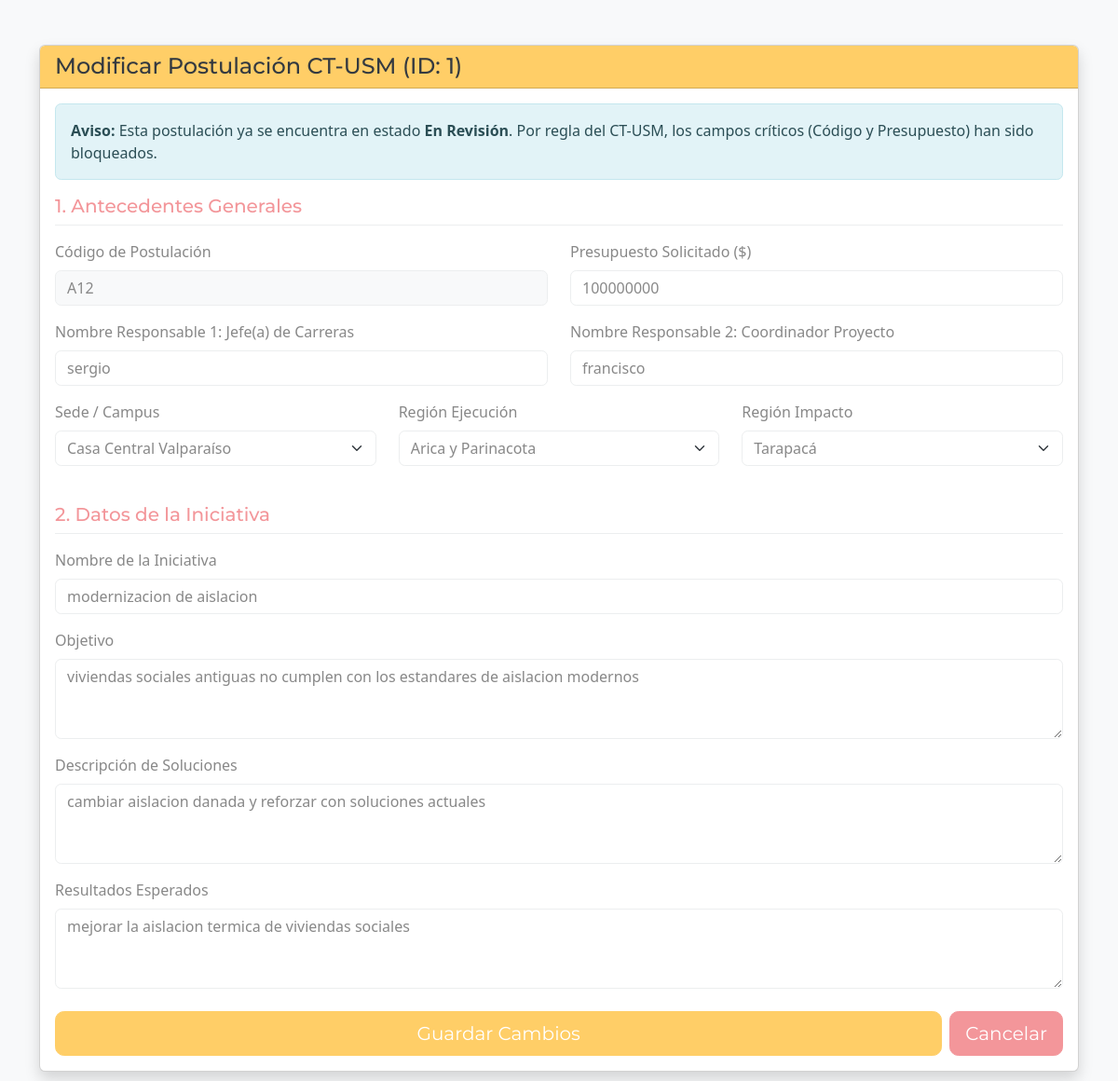
The app's page /PHP/editar_postulacion.php?id=1 (signed in) with its own data.
### tables this page shows
CREATE TABLE Postulacion(
    Numero_Postulacion INT PRIMARY KEY,
    Fecha_Postulacion DATE NOT NULL,
    Codigo_Postulacion VARCHAR(100) NOT NULL UNIQUE,
    Presupuesto_Total DECIMAL(15,2) NOT NULL,
    Nombre_Responsable_1 VARCHAR(100) NOT NULL, 
    Nombre_Responsable_2 VARCHAR(100) NOT NULL,
    Rut_Empresa VARCHAR(10) NOT NULL,
    ID_Sede INT NOT NULL,
    ID_Region_Ejecucion INT NOT NULL,
    ID_Region_Impacto INT NOT NULL,
    ID_Tipo_Iniciativa INT NOT NULL,
    ID_Estado INT NOT NULL,
    FOREIGN KEY (Rut_Empresa) REFERENCES Entidad_Empresa(Rut_Empresa),
    FOREIGN KEY (ID_Sede) REFERENCES Sede(ID_Sede),
    FOREIGN KEY (ID_Region_Ejecucion) REFERENCES Region(ID_Region),
    FOREIGN KEY (ID_Region_Impacto) REFERENCES Region(ID_Region),
    FOREIGN KEY (ID_Tipo_Iniciativa) REFERENCES Tipo_Iniciativa(ID_Tipo_Iniciativa),
    FOREIGN KEY (ID_Estado) REFERENCES Estado_Postulacion(ID_Estado)
);

CREATE TABLE Estado_Postulacion(
    ID_Estado INT PRIMARY KEY,
    Nombre_Estado VARCHAR(100) NOT NULL
);

CREATE TABLE Sede(
    ID_Sede INT PRIMARY KEY,
    Nombre_Sede VARCHAR(100) NOT NULL
);

CREATE TABLE Region(
    ID_Region INT PRIMARY KEY,
    Nombre_Region VARCHAR(100) NOT NULL
);

CREATE TABLE Iniciativa(
    ID_Iniciativa INT PRIMARY KEY AUTO_INCREMENT,
    Documentos VARCHAR(100),
    Nombre_Iniciativa VARCHAR(100) NOT NULL,
    Objetivo_Iniciativa VARCHAR(255) NOT NULL,
    Descripcion_Soluciones VARCHAR(255) NOT NULL,
    Resultados_Esperados VARCHAR(255) NOT NULL,
    ID_Postulacion INT NOT NULL,
    FOREIGN KEY (ID_Postulacion) REFERENCES Postulacion(Numero_Postulacion)
);

### PHP/editar_postulacion.php (the view, shortened to what this page needs)
<?php
require 'conexion.php';
$id_postulacion = intval($_GET['id']);
$sql = "SELECT p.*, i.Nombre_Iniciativa, i.Objetivo_Iniciativa, i.Descripcion_Soluciones, i.Resultados_Esperados, est.Nombre_Estado
        FROM Postulacion p
        LEFT JOIN Iniciativa i ON p.Numero_Postulacion = i.ID_Postulacion
        JOIN Estado_Postulacion est ON p.ID_Estado = est.ID_Estado
        WHERE p.Numero_Postulacion = ?";
$stmt = $conexion->prepare($sql);
$stmt->bind_param("i", $id_postulacion);
$stmt->execute();
$postulacion = $stmt->get_result()->fetch_assoc();
$ya_enviado = ($postulacion['Nombre_Estado'] != 'Borrador');
$sedes = $conexion->query("SELECT ID_Sede, Nombre_Sede FROM Sede");
$regiones = $conexion->query("SELECT ID_Region, Nombre_Region FROM Region");
$regiones_array = $regiones->fetch_all(MYSQLI_ASSOC);
?>
<!DOCTYPE html>
<html lang="es">
<head>
    <link href="https://bootswatch.com/5/minty/bootstrap.min.css" rel="stylesheet">
</head>
<body class="bg-light">
<div class="container mt-5 mb-5">
    <div class="card shadow">
        <div class="card-header bg-warning text-dark">
            <h4 class="mb-0">Modificar Postulación CT-USM (ID: <?php echo $id_postulacion; ?>)</h4>
        </div>
        <div class="card-body">
            <form action="actualizar_postulacion.php" method="POST">
                <?php if($ya_enviado): ?>
                    <div class="alert alert-info">
                        <strong>Aviso:</strong> Esta postulación ya se encuentra en estado <b><?php echo $postulacion['Nombre_Estado']; ?></b>. Por regla del CT-USM, los campos críticos (Código y Presupuesto) han sido bloqueados.
                    </div>
                <?php endif; ?>
                <h5 class="text-secondary border-bottom pb-2 mb-3">1. Antecedentes Generales</h5>
                <div class="row">
                    <div class="col-md-6 mb-3">
                        <label class="form-label">Código de Postulación</label>
                        <input type="text" class="form-control <?php echo $ya_enviado ? 'bg-light' : ''; ?>" name="codigo" value="<?php echo $postulacion['Codigo_Postulacion']; ?>" <?php echo $ya_enviado ? 'readonly' : ''; ?> required>
                    </div>
                    <div class="col-md-6 mb-3">
                        <label class="form-label">Presupuesto Solicitado ($)</label>
                        <input type="number" class="form-control" name="presupuesto" value="<?php echo intval($postulacion['Presupuesto_Total']); ?>" required>
                    </div>
                </div>
                <div class="row">
                    <div class="col-md-6 mb-3">
                        <label class="form-label">Nombre Responsable 1: Jefe(a) de Carreras</label>
                        <input type="text" class="form-control" name="responsable1" value="<?php echo htmlspecialchars($postulacion['Nombre_Responsable_1']); ?>" required>
                    </div>
                    <div class="col-md-6 mb-3">
                        <label class="form-label">Nombre Responsable 2: Coordinador Proyecto</label>
                        <input type="text" class="form-control" name="responsable2" value="<?php echo htmlspecialchars($postulacion['Nombre_Responsable_2']); ?>" required>
                    </div>
                </div>
                <div class="row">
                    <div class="col-md-4 mb-3">
                        <label class="form-label">Sede / Campus</label>
                        <select class="form-select" name="sede" required>
                            <?php foreach($sedes as $s) { ?>
                                <option value="<?php echo $s['ID_Sede']; ?>" <?php if($s['ID_Sede'] == $postulacion['ID_Sede']) echo 'selected'; ?>><?php echo $s['Nombre_Sede']; ?></option>
                            <?php } ?>
                        </select>
                    </div>
                    <div class="col-md-4 mb-3">
                        <label class="form-label">Región Ejecución</label>
                        <select class="form-select" name="region_ejecucion" required>
                            <?php foreach($regiones_array as $r) { ?>
                                <option value="<?php echo $r['ID_Region']; ?>" <?php if($r['ID_Region'] == $postulacion['ID_Region_Ejecucion']) echo 'selected'; ?>><?php echo $r['Nombre_Region']; ?></option>
                            <?php } ?>
                        </select>
                    </div>
                    <div class="col-md-4 mb-3">
                        <label class="form-label">Región Impacto</label>
                        <select class="form-select" name="region_impacto" required>
                            <?php foreach($regiones_array as $r) { ?>
                                <option value="<?php echo $r['ID_Region']; ?>" <?php if($r['ID_Region'] == $postulacion['ID_Region_Impacto']) echo 'selected'; ?>><?php echo $r['Nombre_Region']; ?></option>
                            <?php } ?>
                        </select>
                    </div>
                </div>
                <h5 class="text-secondary border-bottom pb-2 mt-4 mb-3">2. Datos de la Iniciativa</h5>
                <div class="mb-3">
                    <label class="form-label">Nombre de la Iniciativa</label>
                    <input type="text" class="form-control" name="nombre_iniciativa" value="<?php echo htmlspecialchars($postulacion['Nombre_Iniciativa']); ?>" required>
                </div>
                <div class="mb-3">
                    <label class="form-label">Objetivo</label>
                    <textarea class="form-control" name="objetivo_iniciativa" rows="3" required><?php echo htmlspecialchars($postulacion['Objetivo_Iniciativa']); ?></textarea>
                </div>
                <div class="mb-3">
                    <label class="form-label">Descripción de Soluciones</label>
                    <textarea class="form-control" name="descripcion_soluciones" rows="3" required><?php echo htmlspecialchars($postulacion['Descripcion_Soluciones']); ?></textarea>
                </div>
                <div class="mb-3">
                    <label class="form-label">Resultados Esperados</label>
                    <textarea class="form-control" name="resultados_esperados" rows="3" required><?php echo htmlspecialchars($postulacion['Resultados_Esperados']); ?></textarea>
                </div>
                <div class="d-flex gap-2 mt-4">
                    <button type="submit" class="btn btn-warning btn-lg flex-grow-1">Guardar Cambios</button>
                    <a href="principal.php" class="btn btn-secondary btn-lg">Cancelar</a>
                </div>
            </form>
        </div>
    </div>
</div>
</body>
</html>

### records on screen
postulacion: ID_Estado.Nombre_Estado "En Revisión", codigo "A12", presupuesto "100000000", responsable1 "sergio", responsable2 "francisco", sede "Casa Central Valparaíso", region_ejecucion "Arica y Parinacota", region_impacto "Tarapacá", nombre_iniciativa "modernizacion de aislacion", objetivo_iniciativa "viviendas sociales antiguas no cumplen con los estandares de aislacion modernos", descripcion_soluciones "cambiar aislacion danada y reforzar con soluciones actuales", resultados_esperados "mejorar la aislacion termica de viviendas sociales"

### other values on screen
$id_postulacion "1"
